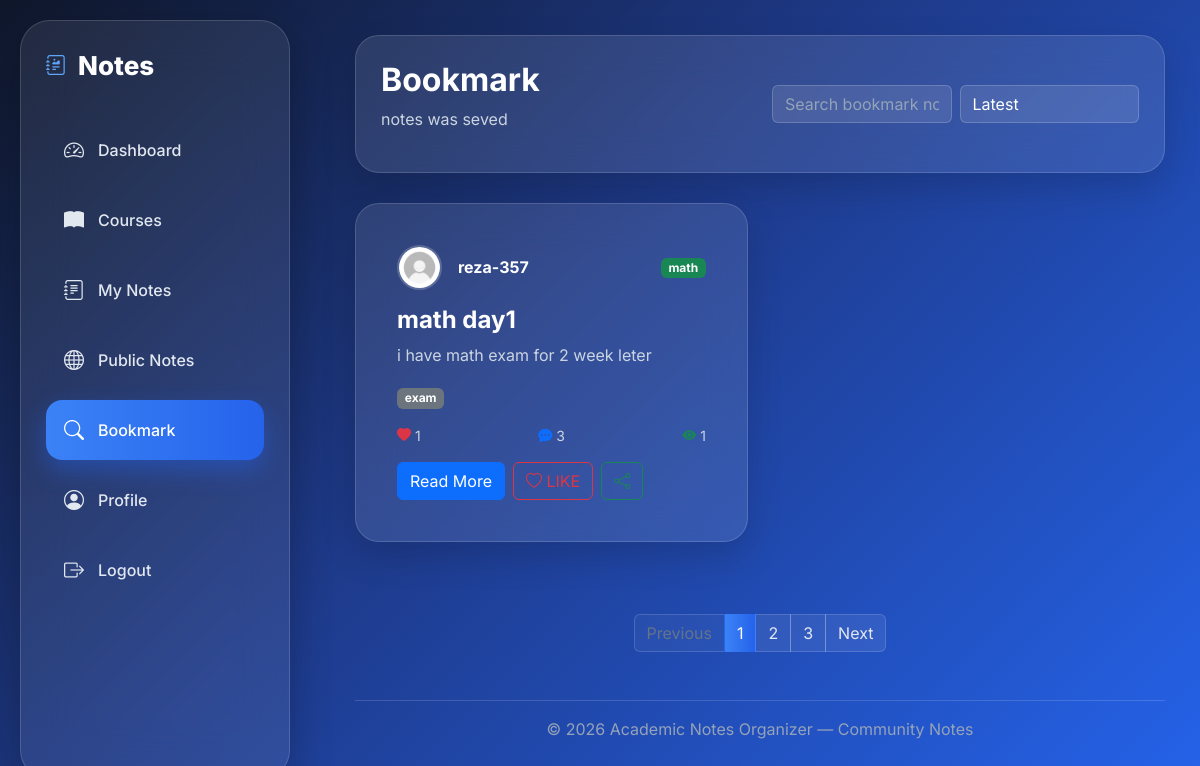
Page /bookmark (signed in) on the committed database.
### Course/models.py (models this page shows, shortened)
class Bookmark(models.Model):
    user = models.ForeignKey(User, on_delete=models.CASCADE, related_name='bookmarks')
    note = models.ForeignKey(Note, on_delete=models.CASCADE, related_name='bookmarks')
    created_at = models.DateTimeField(auto_now_add=True)
    class Meta:
        ordering = ['-created_at']
        unique_together = ('user','note')

class Note(models.Model):
    course = models.ForeignKey(Course, on_delete=models.CASCADE, related_name='notes')
    user = models.ForeignKey(User, on_delete=models.CASCADE, related_name='notes')
    title = models.CharField(max_length=200)
    image = models.ImageField(upload_to='image/note', null=True, blank=True)
    file = models.FileField(upload_to='file/note', null=True, blank=True)
    tags = models.CharField(max_length=500)
    context = models.TextField()
    visibility = models.CharField(max_length=200,choices=ch3)
    created_at = models.DateTimeField(auto_now_add=True)
    update_at = models.DateTimeField(auto_now=True)
    objects = models.Manager()
    public = CustomNote()

class Course(models.Model):
    course_name = models.CharField(max_length=100)
    author = models.ForeignKey(User, on_delete=models.CASCADE, related_name='courses')
    semester = models.CharField(choices=cho, max_length=100)
    descriptions = models.TextField()
    image = models.ImageField(upload_to='image/course', default='image/course/course default.png', blank=True,
                              null=True)
    credit_units = models.CharField(choices=cho2, max_length=100)
    update_at = models.DateTimeField(auto_now=True)
    created_at = models.DateTimeField(auto_now_add=True)
    slug = models.SlugField(blank=True,null=True)
    is_active = models.BooleanField(default=True)
    def __str__(self):
        return self.course_name

### account/models.py (models this page shows, shortened)
class User(AbstractBaseUser):
    user_degree = (
        ("Foundation","foundation"),
        ('Associate','associate'),
        ('Bachelors','bachelors'),
        ('Masters','masters'),
        ('PHD','phd')
    )
    email = models.EmailField(
        verbose_name='email address',
        max_length=255,
        unique=True,
        blank=True,
        null=True
    )
    username = models.CharField(max_length=50,unique=True,blank=True,null=True)
    is_active = models.BooleanField(default=True)
    is_admin = models.BooleanField(default=False)
    image = models.ImageField(upload_to='image/user',default='image/user/default_user.jpg',null=True,blank=True)
    degree = models.CharField(choices=user_degree,null=True)
    objects = MyUserManager()
    USERNAME_FIELD = 'email'
    REQUIRED_FIELDS = []

### Course/views.py (the view)
# urls.py: path('bookmark',views.bookmark,name='bookmark'),
def bookmark(request):
    bookmarks = Bookmark.objects.filter(user=request.user)
    return render(request,'course/bookmark.html',{'bookmarks':bookmarks})

### Course/models.py (called while the page is built)
    def get_queryset(self):
        return super().get_queryset().filter(visibility = 'public')

### context_procesors/context_processors.py (called while the page is built)
def notes(request):
    notes = Note.objects.filter(user_id=request.user.id).count()
    return {'notes':notes}

def course(request):
    course = Course.objects.filter(author_id=request.user.id).count()
    return {'course':course}

def public_notes(request):
    public = Note.public.filter(user_id=request.user.id).count()
    return {'public':public}

def bookmark(request):
    books = Bookmark.objects.filter(user_id=request.user.id).count()
    return {'bookmark':books}

def recent_notes(request):
    notes = Note.objects.filter(user_id=request.user.id).order_by('-created_at')[:3]
    return {'recentnote':notes}

def recent_public(request):
    notes = Note.public.all().order_by('-created_at')[:3]
    return {'recentpublic':notes}

### Course/templates/course/bookmark.html (shortened to what this page needs)
{% load static %}
<!DOCTYPE html>
<html lang="en">
<head>
    <link href="https://cdn.jsdelivr.net/npm/bootstrap@5.3.3/dist/css/bootstrap.min.css" rel="stylesheet">
    <link rel="stylesheet" href="https://cdn.jsdelivr.net/npm/bootstrap-icons@1.11.3/font/bootstrap-icons.min.css">
    <link rel="stylesheet" href="{% static 'css/publicnotes.css' %}">
    <link rel="stylesheet" href="{% static 'css/dashboard.css' %}">
</head>
<body>
{% include 'base.html' %}
<div class="content">
    <div class="glass-card header-card">
        <div class="row align-items-center">
            <div class="col-lg-6">
                <h2 class="fw-bold">
                    Bookmark
                </h2>
                <p class="text-muted">
                    notes was seved
                </p>
            </div>
            <div class="col-lg-6">
                <div class="row g-2">
                    <div class="col-md-6">
                        <input type="text" class="form-control" placeholder="Search bookmark notes...">
                    </div>
                    <div class="col-md-6">
                        <select class="form-select">
                            <option>Latest</option>
                        </select>
                    </div>
                </div>
            </div>
        </div>
    </div>
    <div class="row">
        {% for bookmark in bookmarks %}
            <div class="col-lg-6 mb-4">
                <div class="card glass-card note-card">
                    <div class="card-body">
                        <div class="d-flex justify-content-between align-items-center mb-3">
                            <div class="d-flex align-items-center">
                                <img src="{{ bookmark.note.user.image.url }}" class="author-img me-3">
                                <div>
                                    <h6 class="mb-0 fw-bold">
                                        {{ bookmark.note.user.username }}
                                    </h6>
                                </div>
                            </div>
                            <span class="badge bg-success">
{{ bookmark.note.course }}
</span>
                        </div>
                        <h4 class="fw-bold">
                            {{ bookmark.note.title }}
                        </h4>
                        <p class="text-muted">
                            {{ bookmark.note.context|truncatewords:30 }}
                        </p>
                        <div class="mb-3">
                            <span class="badge bg-secondary tag">
{{ bookmark.note.tags }}
</span>
                        </div>
                        <div class="d-flex justify-content-between stats mb-3">
                            <span><i class="bi bi-heart-fill text-danger"></i> <span class="like-count">{{ bookmark.note.likes.count }}</span></span>
                            <span><i class="bi bi-chat-dots-fill text-primary"></i> {{ bookmark.note.comments.count }}</span>
                            <span><i class="bi bi-eye-fill text-success"></i> {{ bookmark.note.views.count }}</span>
                        </div>
                        <div class="d-flex gap-2">
                            <a href="{% url 'ditailnote' bookmark.note.id %}" class="btn btn-primary">
                                Read More
                            </a>
                            <button data-id="{{ note.id }}"
                                    class=" like-btn btn {% if bookmark.note.is_like %}btn-danger{% else %}btn-outline-danger{% endif %}">
                                <i class="bi {% if bookmark.note.is_like %}bi-heart-fill{% else %}bi-heart{% endif %}"></i>
                                <span class="like-text">{% if bookmark.note.is_like %}LIKED{% else %}LIKE{% endif %}</span>
                            </button>
                            <button class="btn btn-outline-success">
                                <i class="bi bi-share"></i>
                            </button>
                        </div>
                    </div>
                </div>
            </div>
        {% endfor %}
    </div>
    <nav class="mt-5">
        <ul class="pagination justify-content-center flex-wrap">
            <li class="page-item disabled">
                <a class="page-link">
                    Previous
                </a>
            </li>
            <li class="page-item active">
                <a class="page-link">
                    1
                </a>
            </li>
            <li class="page-item">
                <a class="page-link">
                    2
                </a>
            </li>
            <li class="page-item">
                <a class="page-link">
                    3
                </a>
            </li>
            <li class="page-item">
                <a class="page-link">
                    Next
                </a>
            </li>
        </ul>
    </nav>
    <footer class="text-center mt-5">
        <hr>
        <p>
            © 2026 Academic Notes Organizer — Community Notes
        </p>
    </footer>
</div>
</body>
</html>

### assets/css/publicnotes.css (style rules this page uses)
* { margin: 0; padding: 0; box-sizing: border-box; font-family: 'Inter', sans-serif; }
body { min-height: 100vh; background: linear-gradient(135deg, #0F172A 0%, #1E3A8A 45%, #2563EB 100%); overflow-x: hidden; color: white; position: relative; }
.glass-card, .sidebar { position: relative; overflow: hidden; }
.glass-card::before, .sidebar::before { content: ""; position: absolute; top: 0; left: -150%; width: 60%; height: 100%; background: linear-gradient(115deg, transparent 0%, rgba(255, 255, 255, .16) 45%, rgba(255, 255, 255, .32) 50%, rgba(255, 255, 255, .16) 55%, transparent 100%); transform: skewX(-20deg); animation: shimmerSweep 7s ease-in-out infinite; pointer-events: none; z-index: 2; }
.glass-card:nth-child(odd)::before { animation-delay: 1.4s; }
.content { margin-left: 320px; padding: 35px; position: relative; z-index: 1; }
.glass-card { background: rgba(255, 255, 255, .10); backdrop-filter: blur(20px); -webkit-backdrop-filter: blur(20px); border: 1px solid rgba(255, 255, 255, .15); border-radius: 24px; box-shadow: 0 15px 35px rgba(0, 0, 0, .15); transition: .35s; }
.header-card { padding: 30px; margin-bottom: 30px; }
.note-card { border: none; border-radius: 20px; }
.card-body { position: relative; z-index: 1; }
.author-img { width: 45px; height: 45px; border-radius: 50%; border: 2px solid rgba(255, 255, 255, .2); }
.stats { font-size: 14px; color: #CBD5E1; }
.tag { margin-right: 5px; margin-top: 5px; }
h2, h4, h6 { color: #fff; }
p.text-muted, small.text-muted { color: #CBD5E1 !important; }
.form-control, .form-select { background: rgba(255, 255, 255, .10); border: 1px solid rgba(255, 255, 255, .18); color: #fff; }
.form-control::placeholder { color: #94A3B8; }
.form-select option { color: #0F172A; }
.pagination .page-link { background: rgba(255, 255, 255, .08); border: 1px solid rgba(255, 255, 255, .15); color: #E2E8F0; }
.pagination .page-item.active .page-link { background: linear-gradient(90deg, #3B82F6, #2563EB); border-color: transparent; color: #fff; }
.pagination .page-item.disabled .page-link { background: rgba(255, 255, 255, .04); color: #64748B; }
footer hr { border-color: rgba(255, 255, 255, .15); opacity: 1; }
footer p { color: #94A3B8; }

### assets/css/dashboard.css (style rules this page uses)
* { margin: 0; padding: 0; box-sizing: border-box; font-family: 'Inter', sans-serif; }
body { min-height: 100vh; background: linear-gradient(135deg, #0F172A 0%, #1E3A8A 45%, #2563EB 100%); overflow-x: hidden; color: white; position: relative; }
.glass-card, .sidebar, .action-btn { position: relative; overflow: hidden; }
.glass-card::before, .sidebar::before, .action-btn::before { content: ""; position: absolute; top: 0; left: -150%; width: 60%; height: 100%; background: linear-gradient(115deg, transparent 0%, rgba(255, 255, 255, .16) 45%, rgba(255, 255, 255, .32) 50%, rgba(255, 255, 255, .16) 55%, transparent 100%); transform: skewX(-20deg); animation: shimmerSweep 3s ease-in-out infinite; pointer-events: none; }
.glass-card:nth-child(odd)::before { animation-delay: 1.4s; }
.glass-card { background: rgba(255, 255, 255, .10); backdrop-filter: blur(20px); -webkit-backdrop-filter: blur(20px); border: 1px solid rgba(255, 255, 255, .15); border-radius: 24px; padding: 25px; box-shadow: 0 15px 35px rgba(0, 0, 0, .15); transition: .35s; }

### rows in the picture
Bookmark: note.user.image (placeholder picture), note.user.username "reza-357", note.course "math", note "math day1", note.context "i have math exam for 2 week leter", note.tags "exam", note.likes.count "1", note.comments.count "3", note.views.count "1", shows "LIKE"
